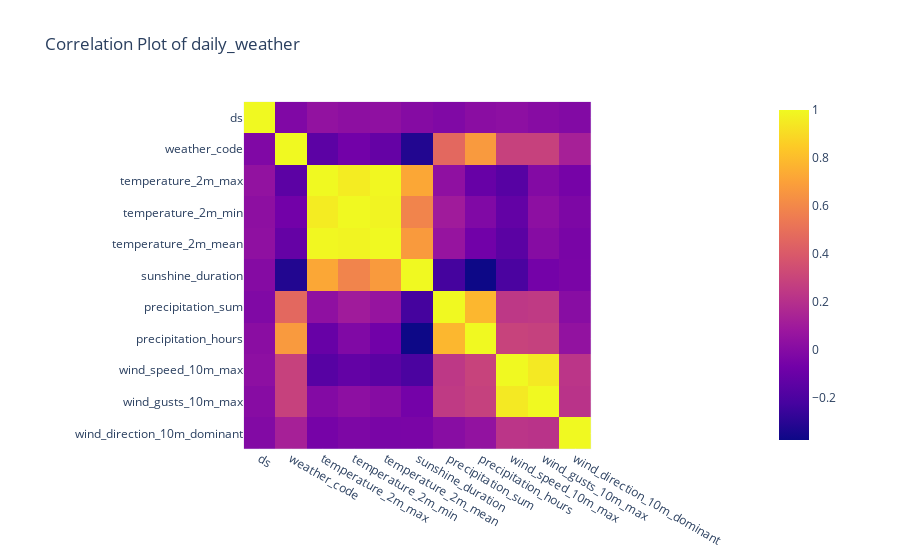

Notebook code cell kept with this figure:
### Code cell
px.imshow(daily_weather.corr(), title="Correlation Plot of daily_weather")

### Figure 1 — Plotly figure (JSON) as saved in the notebook; plotly's stock layout.template omitted (floating-point values rounded to 4 significant figures)
{"data": [{"coloraxis": "coloraxis", "hovertemplate": "x: %{x}<br>y: %{y}<br>color: %{z}<extra></extra>", "name": "0", "type": "heatmap", "x": ["ds", "weather_code", "temperature_2m_max", "temperature_2m_min", "temperature_2m_mean", "sunshine_duration", "precipitation_sum", "precipitation_hours", "wind_speed_10m_max", "wind_gusts_10m_max", "wind_direction_10m_dominant"], "xaxis": "x", "y": ["ds", "weather_code", "temperature_2m_max", "temperature_2m_min", "temperature_2m_mean", "sunshine_duration", "precipitation_sum", "precipitation_hours", "wind_speed_10m_max", "wind_gusts_10m_max", "wind_direction_10m_dominant"], "yaxis": "y", "z": [[1, -0.01889, 0.04528, 0.02965, 0.03627, -0.001341, -0.01815, 0.01523, 0.02885, 0.005403, -0.01052], [-0.01889, 1, -0.1453, -0.06964, -0.1155, -0.3195, 0.466, 0.6722, 0.2841, 0.2839, 0.1279], [0.04528, -0.1453, 1, 0.9577, 0.9919, 0.7244, 0.03461, -0.1079, -0.1625, -0.007549, -0.05406], [0.02965, -0.06964, 0.9577, 1, 0.9837, 0.5859, 0.1033, -0.01765, -0.1217, 0.02678, -0.02982], [0.03627, -0.1155, 0.9919, 0.9837, 1, 0.673, 0.06066, -0.0724, -0.149, 0.00382, -0.04481], [-0.001341, -0.3195, 0.7244, 0.5859, 0.673, 1, -0.227, -0.3761, -0.2047, -0.06322, -0.04228], [-0.01815, 0.466, 0.03461, 0.1033, 0.06066, -0.227, 1, 0.7809, 0.238, 0.2475, 0.01016], [0.01523, 0.6722, -0.1079, -0.01765, -0.0724, -0.3761, 0.7809, 1, 0.2941, 0.2815, 0.04673], [0.02885, 0.2841, -0.1625, -0.1217, -0.149, -0.2047, 0.238, 0.2941, 1, 0.9476, 0.2257], [0.005403, 0.2839, -0.007549, 0.02678, 0.00382, -0.06322, 0.2475, 0.2815, 0.9476, 1, 0.215], [-0.01052, 0.1279, -0.05406, -0.02982, -0.04481, -0.04228, 0.01016, 0.04673, 0.2257, 0.215, 1]]}], "layout": {"coloraxis": {"colorscale": [[0, "#0d0887"], [0.1111, "#46039f"], [0.2222, "#7201a8"], [0.3333, "#9c179e"], [0.4444, "#bd3786"], [0.5556, "#d8576b"], [0.6667, "#ed7953"], [0.7778, "#fb9f3a"], [0.8889, "#fdca26"], [1, "#f0f921"]]}, "title": {"text": "Correlation Plot of daily_weather"}, "xaxis": {"anchor": "y", "constrain": "domain", "domain": [0, 1], "scaleanchor": "y"}, "yaxis": {"anchor": "x", "autorange": "reversed", "constrain": "domain", "domain": [0, 1]}}}
